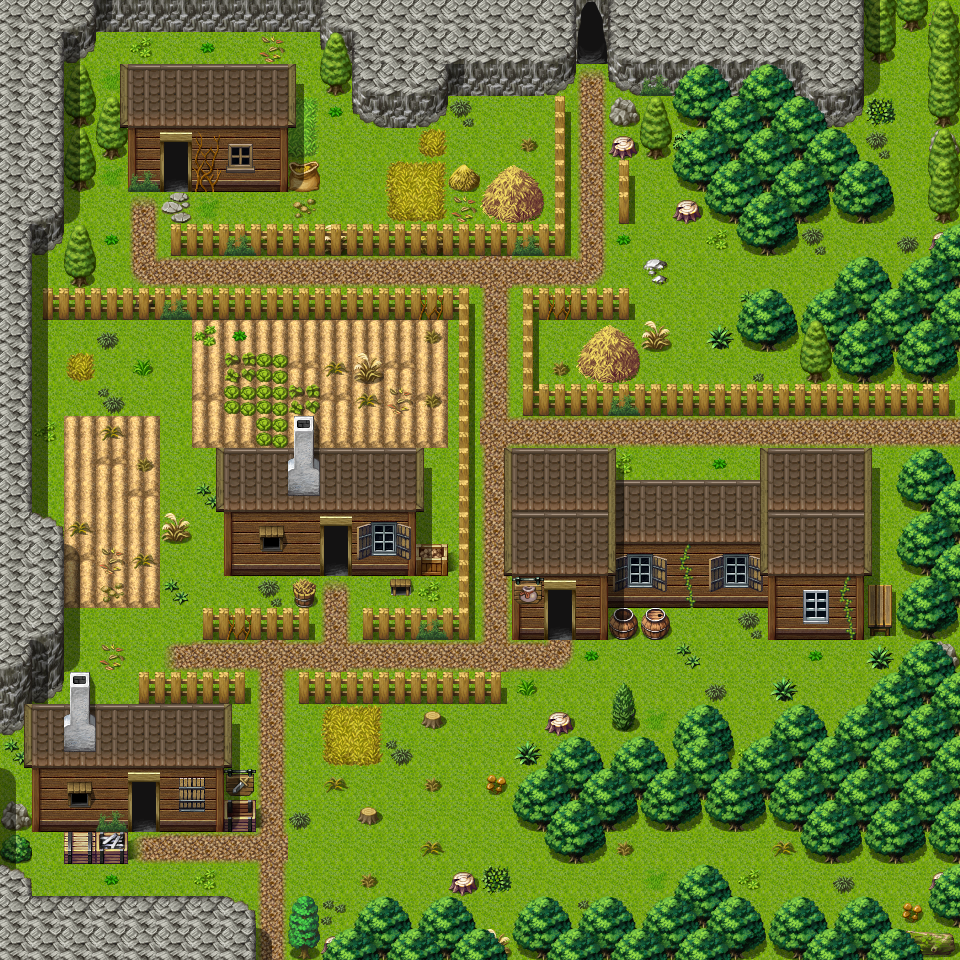

Below is a game level as drawn by its tile map, then a one-line description and the .tmx that defines it (tile-layer data replaced by summaries):
An orthogonal 30x30 tile map with 32x32 px tiles, 3 tile layers (Ground, Objects, Above), 1 hidden layer not drawn, 40 tilesets and 15 objects (8x spawn, 7x mapchange).

<map version="1.0" orientation="orthogonal" width="30" height="30" tilewidth="32" tileheight="32">
 <properties>
  <property name="outdoors" value="1" />
 </properties>
 <tileset firstgid="1" name="map_bed_1" tilewidth="32" tileheight="32">
  <image source="../drawable/map_bed_1.png" width="512" height="256" />
 </tileset>
 <tileset firstgid="129" name="map_border_1" tilewidth="32" tileheight="32">
  <image source="../drawable/map_border_1.png" width="512" height="256" />
 </tileset>
 <tileset firstgid="257" name="map_bridge_1" tilewidth="32" tileheight="32">
  <image source="../drawable/map_bridge_1.png" width="512" height="256" />
 </tileset>
 <tileset firstgid="385" name="map_broken_1" tilewidth="32" tileheight="32">
  <image source="../drawable/map_broken_1.png" width="512" height="256" />
 </tileset>
 <tileset firstgid="513" name="map_cavewall_1" tilewidth="32" tileheight="32">
  <image source="../drawable/map_cavewall_1.png" width="576" height="192" />
 </tileset>
 <tileset firstgid="621" name="map_cavewall_2" tilewidth="32" tileheight="32">
  <image source="../drawable/map_cavewall_2.png" width="576" height="192" />
 </tileset>
 <tileset firstgid="729" name="map_cavewall_3" tilewidth="32" tileheight="32">
  <image source="../drawable/map_cavewall_3.png" width="576" height="192" />
 </tileset>
 <tileset firstgid="837" name="map_chair_table_1" tilewidth="32" tileheight="32">
  <image source="../drawable/map_chair_table_1.png" width="512" height="256" />
 </tileset>
 <tileset firstgid="965" name="map_crate_1" tilewidth="32" tileheight="32">
  <image source="../drawable/map_crate_1.png" width="512" height="256" />
 </tileset>
 <tileset firstgid="1093" name="map_cupboard_1" tilewidth="32" tileheight="32">
  <image source="../drawable/map_cupboard_1.png" width="512" height="256" />
 </tileset>
 <tileset firstgid="1221" name="map_curtain_1" tilewidth="32" tileheight="32">
  <image source="../drawable/map_curtain_1.png" width="512" height="256" />
 </tileset>
 <tileset firstgid="1349" name="map_entrance_1" tilewidth="32" tileheight="32">
  <image source="../drawable/map_entrance_1.png" width="512" height="256" />
 </tileset>
 <tileset firstgid="1477" name="map_fence_1" tilewidth="32" tileheight="32">
  <image source="../drawable/map_fence_1.png" width="512" height="256" />
 </tileset>
 <tileset firstgid="1605" name="map_fence_2" tilewidth="32" tileheight="32">
  <image source="../drawable/map_fence_2.png" width="512" height="256" />
 </tileset>
 <tileset firstgid="1733" name="map_ground_1" tilewidth="32" tileheight="32">
  <image source="../drawable/map_ground_1.png" width="512" height="256" />
 </tileset>
 <tileset firstgid="1861" name="map_ground_2" tilewidth="32" tileheight="32">
  <image source="../drawable/map_ground_2.png" width="512" height="256" />
 </tileset>
 <tileset firstgid="1989" name="map_ground_3" tilewidth="32" tileheight="32">
  <image source="../drawable/map_ground_3.png" width="512" height="256" />
 </tileset>
 <tileset firstgid="2117" name="map_ground_4" tilewidth="32" tileheight="32">
  <image source="../drawable/map_ground_4.png" width="512" height="256" />
 </tileset>
 <tileset firstgid="2245" name="map_ground_5" tilewidth="32" tileheight="32">
  <image source="../drawable/map_ground_5.png" width="512" height="256" />
 </tileset>
 <tileset firstgid="2373" name="map_ground_6" tilewidth="32" tileheight="32">
  <image source="../drawable/map_ground_6.png" width="512" height="256" />
 </tileset>
 <tileset firstgid="2501" name="map_ground_7" tilewidth="32" tileheight="32">
  <image source="../drawable/map_ground_7.png" width="512" height="256" />
 </tileset>
 <tileset firstgid="2629" name="map_ground_8" tilewidth="32" tileheight="32">
  <image source="../drawable/map_ground_8.png" width="512" height="256" />
 </tileset>
 <tileset firstgid="2757" name="map_indoor_1" tilewidth="32" tileheight="32">
  <image source="../drawable/map_indoor_1.png" width="512" height="256" />
 </tileset>
 <tileset firstgid="2885" name="map_kitchen_1" tilewidth="32" tileheight="32">
  <image source="../drawable/map_kitchen_1.png" width="512" height="256" />
 </tileset>
 <tileset firstgid="3013" name="map_outdoor_1" tilewidth="32" tileheight="32">
  <image source="../drawable/map_outdoor_1.png" width="512" height="256" />
 </tileset>
 <tileset firstgid="3141" name="map_pillar_1" tilewidth="32" tileheight="32">
  <image source="../drawable/map_pillar_1.png" width="512" height="256" />
 </tileset>
 <tileset firstgid="3269" name="map_plant_1" tilewidth="32" tileheight="32">
  <image source="../drawable/map_plant_1.png" width="512" height="256" />
 </tileset>
 <tileset firstgid="3397" name="map_rock_1" tilewidth="32" tileheight="32">
  <image source="../drawable/map_rock_1.png" width="512" height="256" />
 </tileset>
 <tileset firstgid="3525" name="map_roof_1" tilewidth="32" tileheight="32">
  <image source="../drawable/map_roof_1.png" width="512" height="256" />
 </tileset>
 <tileset firstgid="3653" name="map_roof_2" tilewidth="32" tileheight="32">
  <image source="../drawable/map_roof_2.png" width="512" height="256" />
 </tileset>
 <tileset firstgid="3781" name="map_shop_1" tilewidth="32" tileheight="32">
  <image source="../drawable/map_shop_1.png" width="512" height="256" />
 </tileset>
 <tileset firstgid="3909" name="map_sign_ladder_1" tilewidth="32" tileheight="32">
  <image source="../drawable/map_sign_ladder_1.png" width="512" height="256" />
 </tileset>
 <tileset firstgid="4037" name="map_table_1" tilewidth="32" tileheight="32">
  <image source="../drawable/map_table_1.png" width="512" height="256" />
 </tileset>
 <tileset firstgid="4165" name="map_trail_1" tilewidth="32" tileheight="32">
  <image source="../drawable/map_trail_1.png" width="512" height="256" />
 </tileset>
 <tileset firstgid="4293" name="map_tree_1" tilewidth="32" tileheight="32">
  <image source="../drawable/map_tree_1.png" width="512" height="256" />
 </tileset>
 <tileset firstgid="4421" name="map_wall_1" tilewidth="32" tileheight="32">
  <image source="../drawable/map_wall_1.png" width="512" height="256" />
 </tileset>
 <tileset firstgid="4549" name="map_wall_2" tilewidth="32" tileheight="32">
  <image source="../drawable/map_wall_2.png" width="480" height="256" />
 </tileset>
 <tileset firstgid="4669" name="map_wall_3" tilewidth="32" tileheight="32">
  <image source="../drawable/map_wall_3.png" width="480" height="256" />
 </tileset>
 <tileset firstgid="4789" name="map_window_1" tilewidth="32" tileheight="32">
  <image source="../drawable/map_window_1.png" width="512" height="256" />
 </tileset>
 <tileset firstgid="4917" name="map_window_2" tilewidth="32" tileheight="32">
  <image source="../drawable/map_window_2.png" width="512" height="256" />
 </tileset>
 <layer name="Ground" width="30" height="30">
  <data>[900 cells, 900 non-empty, 23 distinct tile ids]</data>
 </layer>
 <layer name="Objects" width="30" height="30">
  <data>[900 cells, 480 non-empty, 107 distinct tile ids]</data>
 </layer>
 <layer name="Above" width="30" height="30">
  <data>[900 cells, 161 non-empty, 24 distinct tile ids]</data>
 </layer>
 <layer name="Walkable" width="30" height="30" visible="0">
  <data>[900 cells, 490 non-empty, 1 distinct tile ids]</data>
 </layer>
 <objectgroup name="Mapevents" width="0" height="0">
  <object name="cave" type="mapchange" x="576" y="32" width="32" height="32">
   <properties>
    <property name="map" value="crossglen_cave" />
    <property name="place" value="entrance" />
   </properties>
  </object>
  </objectgroup>
 <objectgroup name="Spawn" width="0" height="0">
  <!-- 8 objects omitted --></objectgroup>
 <objectgroup name="Keys" width="0" height="0" />
</map>
<!-- 14 of 15 objects omitted -->
